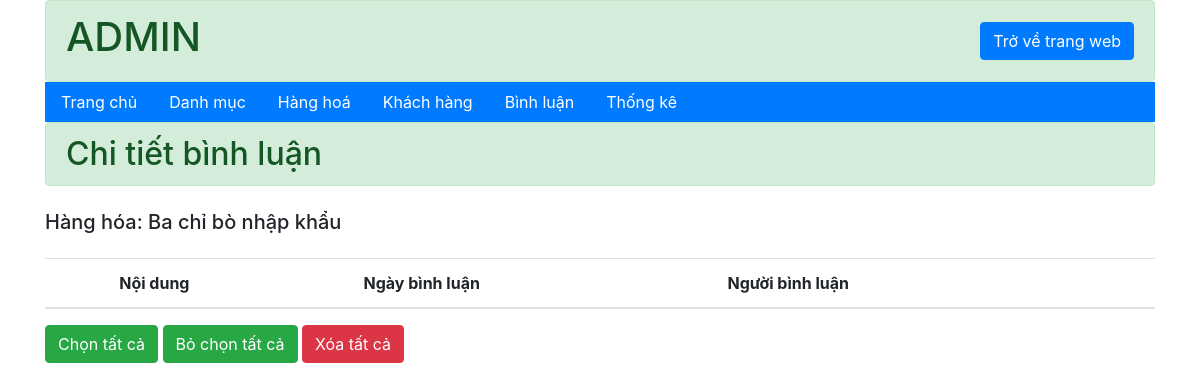
The page /admin/binh-luan/index.php?detial&mahh=36 on the database as committed earlier.
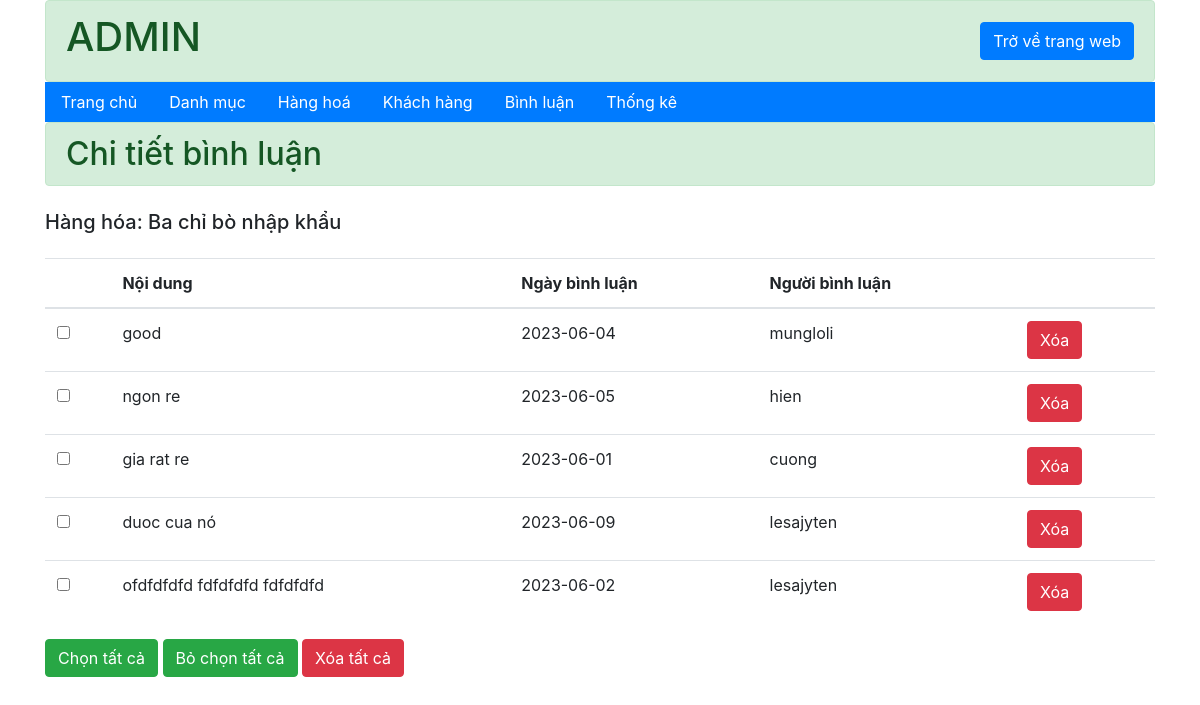
The same page on the database as committed later.
### tables this page shows
CREATE TABLE `binh_luan` (
  `ma_bl` int(10) NOT NULL COMMENT 'mã bình luận',
  `noi_dung` varchar(255) NOT NULL COMMENT 'nội dung bình luận',
  `ma_hh` int(10) NOT NULL COMMENT 'mã hàng hoá được bình luận',
  `ma_kh` varchar(20) NOT NULL COMMENT 'mã người bình luận',
  `ngay_bl` date NOT NULL COMMENT 'thời gian bình luận'
);

CREATE TABLE `khach_hang` (
  `ma_kh` varchar(20) NOT NULL COMMENT 'mã đăng nhập',
  `mat_khau` varchar(50) NOT NULL COMMENT 'mật khẩu',
  `ho_ten` varchar(50) NOT NULL COMMENT 'họ và tên',
  `kich_hoat` tinyint(1) NOT NULL COMMENT 'trang thái kích hoạt',
  `hinh` varchar(50) NOT NULL COMMENT 'tên hình ảnh',
  `email` varchar(50) NOT NULL COMMENT 'địa chỉ email',
  `vai_tro` tinyint(1) NOT NULL COMMENT 'vai trò true là nhân viên'
);

### admin/binh-luan/index.php (called while the page is built, shortened)
<?php
    require "../../dao/pdo.php";
    require "../../dao/binhLuan.php";
    require "../../dao/hanghoa.php";
    if(isset($_REQUEST['detial'])){
        $id_hh=$_GET['mahh'];
        $binh_luan=binhLuan_select_ma_hh($id_hh);
        $ten_hh= hanghoa_select_by_id($id_hh);
    }
    require "../layout.php";
?>

### dao/pdo.php (called while the page is built, shortened)
<?php
function pdo_get_connection(){
    $hostname='localhost';
    $dbname='xsshop';
    $username = 'root';
    $password = '';
    try{
        $connect = new PDO("mysql:host=$hostname;dbname=$dbname", $username, $password);
        $connect->setAttribute(PDO::ATTR_ERRMODE, PDO::ERRMODE_EXCEPTION);
        return $connect;
    }catch(PDOException $e){
        $e->getMessage();
    }
}
function pdo_query($sql){
    $sql_args = array_slice(func_get_args(), 1);
    try{
        $connect = pdo_get_connection();
        $stmt = $connect->prepare($sql);
        $stmt->execute($sql_args);
        $rows = $stmt->fetchAll();
        return $rows;
    }
    catch(PDOException $e){
        throw $e;
    }
    finally{
        unset($connect);
    }
}
function pdo_query_one($sql){
    $sql_args = array_slice(func_get_args(), 1);
    try{
        $connect = pdo_get_connection();
        $stmt = $connect->prepare($sql);
        $stmt->execute($sql_args);
        $row = $stmt->fetch(PDO::FETCH_ASSOC);
        return $row;
    }
    catch(PDOException $e){
        throw $e;
    }
    finally{
        unset($connect);
    }
}
?>

### dao/hanghoa.php (called while the page is built, shortened)
<?php
    function hanghoa_select_by_id($ma_hh){
        $sql = "SELECT * FROM hang_hoa WHERE ma_hh=?";
        return pdo_query_one($sql, $ma_hh);
    }
?>

### dao/binhLuan.php (called while the page is built, shortened)
<?php
function binhLuan_select_ma_hh($ma_hh){
    $sql="SELECT binh_luan.noi_dung, binh_luan.ngay_bl,binh_luan.ma_bl, khach_hang.ho_ten AS ten_kh FROM `binh_luan` join khach_hang on khach_hang.ma_kh=binh_luan.ma_kh WHERE binh_luan.ma_hh=?";
    return pdo_query($sql,$ma_hh);
}
?>

### admin/binh-luan/chi_tiet.php (the view)
<div class="container">
    <h2 class="alert alert-success">Chi tiết bình luận</h2>
    <h5 class="my-4">Hàng hóa: <?php echo $ten_hh['ten_hh'] ?></h5>
    <table class="table">
        <thead>
            <tr>
                <th></th>
                <th>Nội dung</th>
                <th>Ngày bình luận</th>
                <th>Người bình luận</th>
                <th></th>
            </tr>
        </thead>
        <tbody>
            <?php
            foreach ($binh_luan as $bl) {
            ?>
                <tr>
                    <td><input type="checkbox" name="" id=""></td>
                    <td><?php echo $bl['noi_dung'] ?></td>
                    <td><?php echo $bl['ngay_bl'] ?></td>
                    <td><?php echo $bl['ten_kh'] ?></td>
                    <td><a class="btn btn-danger" href="index.php?mahh=<?php echo $id_hh ?>&delete&mabl=<?php echo $bl['ma_bl'] ?>">Xóa</a></td>
                </tr>
            <?php
            }
            ?>
        </tbody>
    </table>
    <div>
        <button class="btn btn-success" name="btn-update">Chọn tất cả</button>
        <button class="btn btn-success" type="reset">Bỏ chọn tất cả</button>
        <a class="btn btn-danger" href="index.php?delete&mabl=<?php echo $bl['ma_bl'] ?>">Xóa tất cả</a>
    </div>
</div>

Rows that differ between the two databases and show on the page:
added binh_luan: noi_dung "good", ngay_bl "2023-06-04", ma_kh.ho_ten "mungloli"
added binh_luan: noi_dung "ngon re", ngay_bl "2023-06-05", ma_kh.ho_ten "hien"
added binh_luan: noi_dung "gia rat re", ngay_bl "2023-06-01", ma_kh.ho_ten "cuong"
added binh_luan: noi_dung "duoc cua nó", ngay_bl "2023-06-09", ma_kh.ho_ten "lesajyten"
added binh_luan: noi_dung "ofdfdfdfd fdfdfdfd fdfdfdfd", ngay_bl "2023-06-02", ma_kh.ho_ten "lesajyten"
